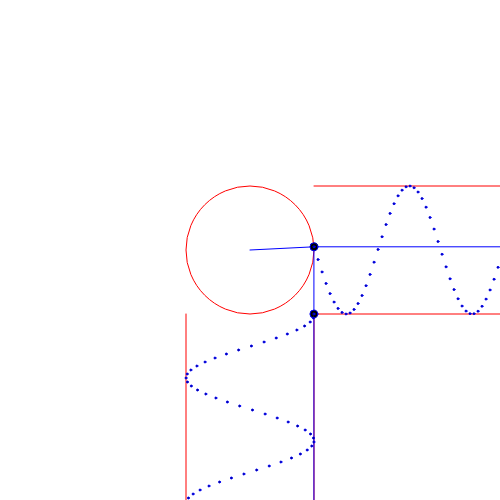
Frame 1 (no input)
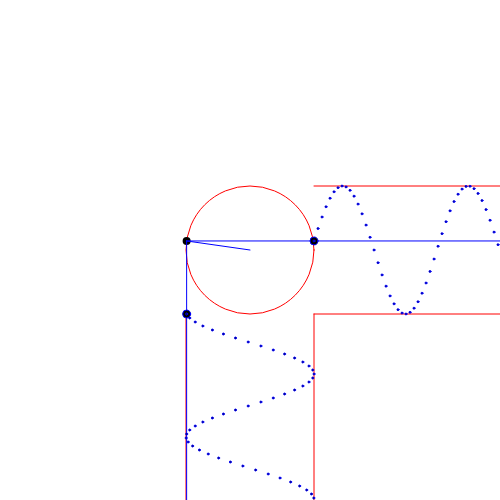
Frame 60 (no input)
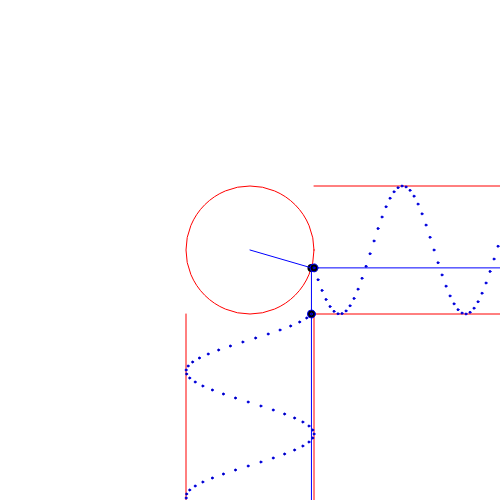
Frame 120 (the mouse pressed at the canvas centre since frame 60)

The p5.js sketch that drew these frames (run headless with seeded random() and noise() and a simulated clock; from frame 60 on, the mouse is pressed at the canvas centre):

// p5.js sketch
// ── sketch.js
const WIDTH = 500,
  HEIGHT = 500

function setup() {
  createCanvas(WIDTH, HEIGHT)
  pixelDensity(1)
}

const speed = 20

function draw() {
  background(255)

  translate(width /2, height/2)
  scale(1, -1)

  noFill()
  stroke('red')
  circle(0, 0, 128)

  line(-64, -64, -64, -height / 2)
  line( 64, -64,  64, -height / 2)

  line( 64, -64, width / 2, -64)
  line( 64,  64, width / 2,  64)

  let radian = frameCount / speed,
      cx = cos(radian) * 64,
      cy = sin(radian) * 64,
      radius = 8

  fill(0)
  noStroke()

  circle(cx, cy, radius)

  noFill()
  stroke('blue')
  line(0, 0, cx, cy)

  line(
    cx, cy,
    width / 2, cy
  )

  line(
    cx, cy,
    cx, -height / 2
  )

  fill(0)
  circle(64, cy, 8)
  for(let i = 0; i < width / 2 - 64; i += 4) {
    let x = 64 + i
    let y = sin(radian - i / speed) * 64
    circle(x, y, 2)
  }


  circle(cx, -64, 8)
  for(let i = 0; i < height / 2 - 64; i += 4) {
    let x = cos(radian - i / speed) * 64
    let y = - 64 - i
    circle(x, y, 2)
  }

}
